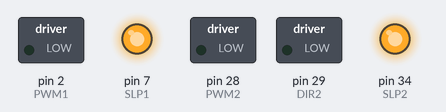
The sketch below on a simulated Arduino Mega 2560, built with avr-gcc and run on an emulated ATmega2560. Shown: switched loads named in the sketch (green lamp = pin HIGH), output pins drawn as LEDs (lit = HIGH). Pins used as bus, display or sensor lines are not drawn.

Above: at 0.1 s.
At 60.1 s:
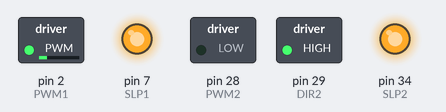
At 64.1 s:
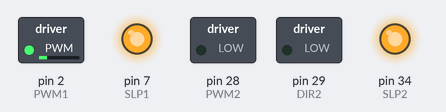
At 69.1 s:
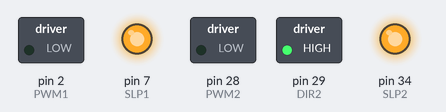
Timing chart, 0 to 70.6 s (numbered marks = the images above):
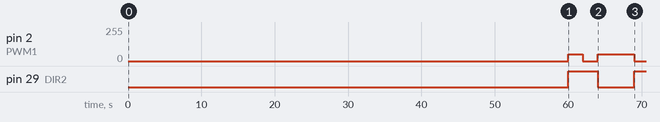

The sketch:

frontWheelControl.ino
```cpp
// Pin definitions for Motor 1

#define DIR1 1
#define PWM1 2
#define SLP1 7
#define FLT1 8
#define EN_OUTA1 11
#define EN_OUTB1 12
#define CS1 23

// Pin definitions for Motor 2
#define DIR2 29
#define PWM2 28
#define SLP2 34
#define FLT2 35
#define EN_OUTA2 24
#define EN_OUTB2 25
#define CS2 40


// Target RPM for motors
const int targetRPM = 50;

// Function to initialize motor pins
void setupMotorPins() {
  // Motor 1 pins
  pinMode(DIR1, OUTPUT);
  pinMode(PWM1, OUTPUT);
  pinMode(SLP1, OUTPUT);
  pinMode(FLT1, INPUT);
  pinMode(EN_OUTA1, INPUT);
  pinMode(EN_OUTB1, INPUT);
  pinMode(CS1, INPUT);

  // Motor 2 pins
  pinMode(DIR2, OUTPUT);
  pinMode(PWM2, OUTPUT);
  pinMode(SLP2, OUTPUT);
  pinMode(FLT2, INPUT);
  pinMode(EN_OUTA2, INPUT);
  pinMode(EN_OUTB2, INPUT);
  pinMode(CS2, INPUT);

}

// Function to set motor speed and direction
void setMotorSpeed(int dirPin, int pwmPin, int slpPin, int speed) {
  digitalWrite(slpPin, HIGH); // Wake up the motor driver
  if (speed >= 0) {
    digitalWrite(dirPin, HIGH); // Set direction forward
  } else {
    digitalWrite(dirPin, LOW); // Set direction reverse
    speed = -speed; // Make speed positive
  }
  analogWrite(pwmPin, speed); // Set motor speed
}

void setup() {
  // Initialize serial communication for debugging
  Serial.begin(9600);

  // Initialize motor pins
  setupMotorPins();

  // Wake up both motors
  digitalWrite(SLP1, HIGH);
  digitalWrite(SLP2, HIGH);

  delay(60000);

  setMotorSpeed(DIR1, PWM1, SLP1, 50);
  setMotorSpeed(DIR2, PWM2, SLP2, 50);
  delay(2000);
  setMotorSpeed(DIR1, PWM1, SLP1, 0);
  setMotorSpeed(DIR2, PWM2, SLP2, 0);
  delay(2000);
  setMotorSpeed(DIR1, PWM1, SLP1, 50);
  setMotorSpeed(DIR2, PWM2, SLP2, -50);
  delay(5000);
  setMotorSpeed(DIR1, PWM1, SLP1, 0);
  setMotorSpeed(DIR2, PWM2, SLP2, 0);

  // Set both motors to 100 RPM
  // Assuming a mapping of RPM to PWM value (e.g., 100 RPM = 128 PWM)
  // setMotorSpeed(DIR1, PWM1, SLP1, map(100, -100, 100, -255, 255));
  // setMotorSpeed(DIR2, PWM2, SLP2, map(-100, -100, 100, -255, 255));
}
//2 left bin grabber 87
void loop() {


}
```
